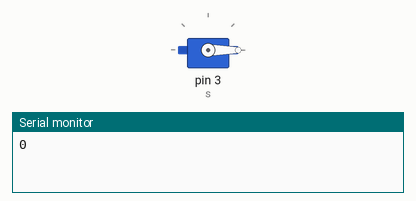
A sketch run on a simulated Arduino Uno, built with avr-gcc and run on an emulated ATmega328P. Parts: servo, the last lines printed to the serial monitor.

Above: at 0.05 s.
At 3.05 s:
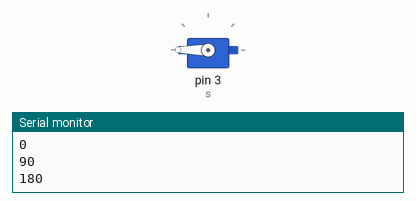
At 6.0 s:
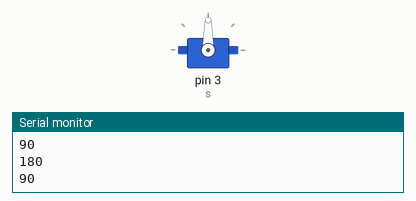
Timing chart, 0 to 7.8 s (numbered marks = the images above):
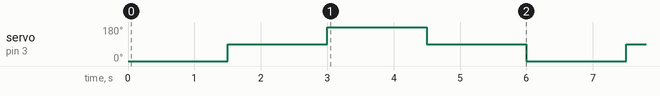

Measured:
- by itself, servo on pin 3 (s): repeats every 6.0 s: 180° 1.5 s, 90° 1.5 s, 0° 1.5 s, 90° 1.5 s

The sketch:

test_servo.ino
```cpp
// ТЕСТ сервопривода: качается без остановки 0° -> 90° -> 180° -> 90° -> 0°.
// Подключение напрямую к Arduino, без макетной платы:
//   коричневый -> GND, красный -> 5V, оранжевый -> пин 3
#include <Servo.h>
Servo s;

void setup() {
  Serial.begin(9600);
  s.attach(3);
}

void loop() {
  s.write(0);   Serial.println("0");   delay(1500);
  s.write(90);  Serial.println("90");  delay(1500);
  s.write(180); Serial.println("180"); delay(1500);
  s.write(90);  Serial.println("90");  delay(1500);
}
```
